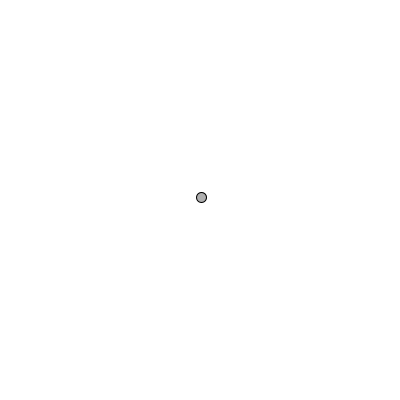
Frame 1 (no input)
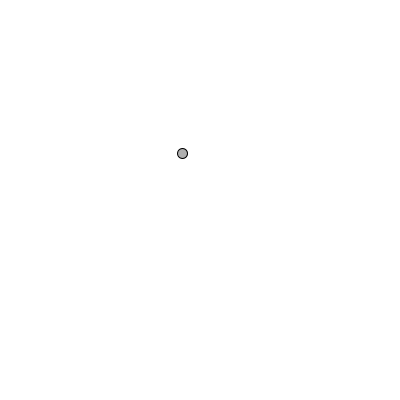
Frame 60 (the mouse pressed at the canvas centre just before this capture)
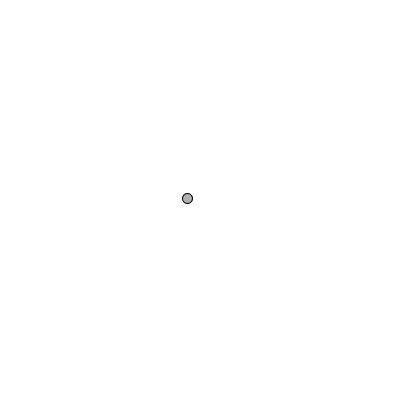
Frame 120 (the mouse held since frame 60 and released just before this capture)

The Processing sketch that drew these frames (run headless with seeded random() and noise(); from frame 60 on, the mouse is pressed at the canvas centre):

// Processing sketch: RandomWalk
// ── RandomWalk.pde
Walker w;

void setup() {
    size(400, 400);
    frameRate(30);

    w = new Walker();
}

void draw() {
    background(255);
    w.walk();
    w.render();
}
// ── Walker.pde
class Walker {
    float x, y;

    Walker() {
        x = width/2;
        y = height/2;
    }

    void render() {
        stroke(0);
        fill(175);
        ellipseMode(CENTER);
        circle(x, y, 10);
    }

    void walk() {
        float vx = random(-6, 6);
        float vy = random(-6, 6);
        x += vx;
        y += vy;
    }
}
